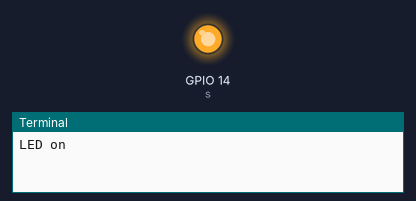
Bench run of a program on a simulated Raspberry Pi (BCM pin numbers). Parts: output pins drawn as LEDs (lit = HIGH), the last lines printed to the terminal. At 4.0 s the program stops and its outputs stay as they are.

Above: at 0.1 s.
At 4.1 s:
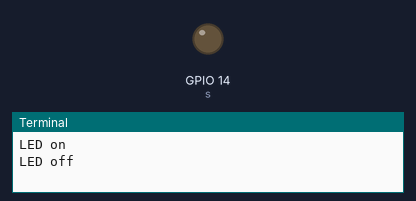
Timing chart, 0 to 5.5 s (numbered marks = the images above):
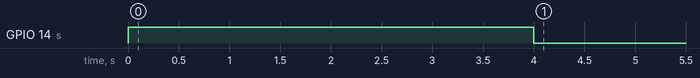

Measured:
- by itself, GPIO 14 (s): LOW → HIGH at 0.00 s, → LOW 4.0 s later

The program:

LED.py
```python
import RPi.GPIO as GPIO
import time


s=14


GPIO.setmode(GPIO.BCM)

GPIO.setwarnings(False)

GPIO.setup(s, GPIO.OUT)

print "LED on"

GPIO.output(s, GPIO.HIGH)

time.sleep(4)

print "LED off"

GPIO.output(s, GPIO.LOW)


GPIO.cleanup()
```
